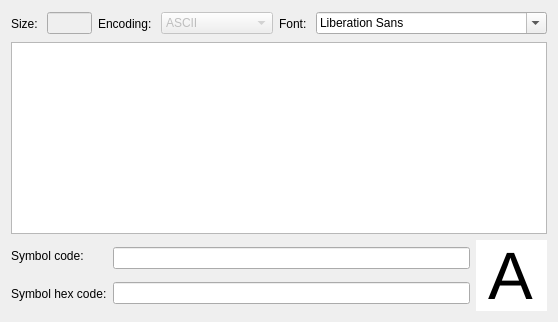
<?xml version="1.0" encoding="UTF-8"?>
<ui version="4.0">
 <class>AsciiTable</class>
 <widget class="QWidget" name="AsciiTable">
  <property name="geometry">
   <rect>
    <x>0</x>
    <y>0</y>
    <width>558</width>
    <height>322</height>
   </rect>
  </property>
  <property name="windowTitle">
   <string>ASCII Table</string>
  </property>
  <layout class="QVBoxLayout" name="verticalLayout">
   <item>
    <layout class="QHBoxLayout" name="horizontalLayout" stretch="0,0,0,0,0,0">
     <property name="spacing">
      <number>6</number>
     </property>
     <property name="sizeConstraint">
      <enum>QLayout::SetFixedSize</enum>
     </property>
     <property name="bottomMargin">
      <number>0</number>
     </property>
     <item>
      <widget class="QLabel" name="label_3">
       <property name="minimumSize">
        <size>
         <width>0</width>
         <height>25</height>
        </size>
       </property>
       <property name="maximumSize">
        <size>
         <width>16777215</width>
         <height>25</height>
        </size>
       </property>
       <property name="text">
        <string>Size: </string>
       </property>
      </widget>
     </item>
     <item>
      <widget class="QLineEdit" name="size">
       <property name="enabled">
        <bool>false</bool>
       </property>
       <property name="maximumSize">
        <size>
         <width>108</width>
         <height>16777215</height>
        </size>
       </property>
       <property name="inputMask">
        <string>99</string>
       </property>
       <property name="alignment">
        <set>Qt::AlignCenter</set>
       </property>
       <property name="dragEnabled">
        <bool>true</bool>
       </property>
      </widget>
     </item>
     <item>
      <widget class="QLabel" name="label_4">
       <property name="maximumSize">
        <size>
         <width>16777215</width>
         <height>25</height>
        </size>
       </property>
       <property name="text">
        <string>Encoding: </string>
       </property>
      </widget>
     </item>
     <item>
      <widget class="QComboBox" name="encoding">
       <property name="enabled">
        <bool>false</bool>
       </property>
       <property name="sizePolicy">
        <sizepolicy hsizetype="MinimumExpanding" vsizetype="Fixed">
         <horstretch>0</horstretch>
         <verstretch>0</verstretch>
        </sizepolicy>
       </property>
       <item>
        <property name="text">
         <string>ASCII</string>
        </property>
       </item>
       <item>
        <property name="text">
         <string>UTF-8</string>
        </property>
       </item>
       <item>
        <property name="text">
         <string>Latin-4</string>
        </property>
       </item>
       <item>
        <property name="text">
         <string>Windows-1251</string>
        </property>
       </item>
       <item>
        <property name="text">
         <string>KOI-8</string>
        </property>
       </item>
      </widget>
     </item>
     <item>
      <widget class="QLabel" name="label_5">
       <property name="maximumSize">
        <size>
         <width>16777215</width>
         <height>25</height>
        </size>
       </property>
       <property name="text">
        <string>Font: </string>
       </property>
      </widget>
     </item>
     <item>
      <widget class="QFontComboBox" name="font">
       <property name="sizePolicy">
        <sizepolicy hsizetype="MinimumExpanding" vsizetype="Fixed">
         <horstretch>0</horstretch>
         <verstretch>0</verstretch>
        </sizepolicy>
       </property>
      </widget>
     </item>
    </layout>
   </item>
   <item>
    <widget class="QTableWidget" name="tableWidget">
     <property name="enabled">
      <bool>true</bool>
     </property>
     <property name="sizePolicy">
      <sizepolicy hsizetype="MinimumExpanding" vsizetype="MinimumExpanding">
       <horstretch>0</horstretch>
       <verstretch>0</verstretch>
      </sizepolicy>
     </property>
     <property name="maximumSize">
      <size>
       <width>16777215</width>
       <height>16777215</height>
      </size>
     </property>
     <property name="editTriggers">
      <set>QAbstractItemView::AnyKeyPressed</set>
     </property>
     <property name="selectionMode">
      <enum>QAbstractItemView::SingleSelection</enum>
     </property>
     <property name="wordWrap">
      <bool>false</bool>
     </property>
     <property name="cornerButtonEnabled">
      <bool>false</bool>
     </property>
     <attribute name="horizontalHeaderCascadingSectionResizes">
      <bool>true</bool>
     </attribute>
     <attribute name="horizontalHeaderStretchLastSection">
      <bool>true</bool>
     </attribute>
     <attribute name="verticalHeaderCascadingSectionResizes">
      <bool>true</bool>
     </attribute>
     <attribute name="verticalHeaderStretchLastSection">
      <bool>true</bool>
     </attribute>
    </widget>
   </item>
   <item>
    <layout class="QHBoxLayout" name="horizontalLayout_3">
     <item>
      <layout class="QVBoxLayout" name="verticalLayout_3">
       <item>
        <widget class="QLabel" name="label">
         <property name="maximumSize">
          <size>
           <width>16777215</width>
           <height>32</height>
          </size>
         </property>
         <property name="text">
          <string>Symbol code:</string>
         </property>
        </widget>
       </item>
       <item>
        <widget class="QLabel" name="label_2">
         <property name="maximumSize">
          <size>
           <width>16777215</width>
           <height>31</height>
          </size>
         </property>
         <property name="text">
          <string>Symbol hex code:</string>
         </property>
        </widget>
       </item>
      </layout>
     </item>
     <item>
      <layout class="QVBoxLayout" name="verticalLayout_5">
       <item>
        <widget class="QLineEdit" name="symbolCode"/>
       </item>
       <item>
        <widget class="QLineEdit" name="symbolHexCode"/>
       </item>
      </layout>
     </item>
     <item>
      <widget class="QLineEdit" name="symbol">
       <property name="minimumSize">
        <size>
         <width>71</width>
         <height>71</height>
        </size>
       </property>
       <property name="maximumSize">
        <size>
         <width>71</width>
         <height>71</height>
        </size>
       </property>
       <property name="font">
        <font>
         <pointsize>50</pointsize>
        </font>
       </property>
       <property name="text">
        <string>A</string>
       </property>
       <property name="frame">
        <bool>false</bool>
       </property>
       <property name="alignment">
        <set>Qt::AlignCenter</set>
       </property>
       <property name="readOnly">
        <bool>true</bool>
       </property>
      </widget>
     </item>
    </layout>
   </item>
  </layout>
 </widget>
 <resources/>
 <connections/>
</ui>
